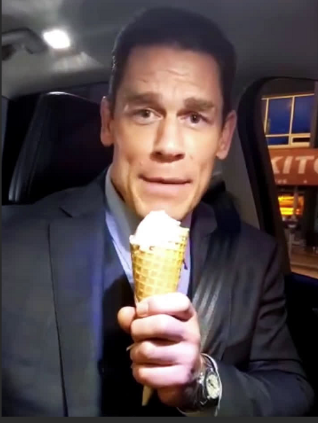
#> input picture image.png, 318 x 423 px, found by its file name
$ python felzenszwalbs_segmentation.py
#> lines starting #> are read from the running program, lines starting #| are printed output that depends on the picture
# Felzenszwalb’s Segmentation
from skimage.segmentation import felzenszwalb, mark_boundaries
from skimage.color import label2rgb
import numpy as np
from PIL import Image
import matplotlib.pyplot as plt

image = Image.open("image.png").convert("RGB")
image_array = np.array(image)

plt.figure(figsize=(15,15))

# computing the Felzenszwalb's
# Segmentation with sigma = 5 and minimum
# size = 100
image_segments = felzenszwalb(image_array, scale = 2, sigma=5, min_size=100)
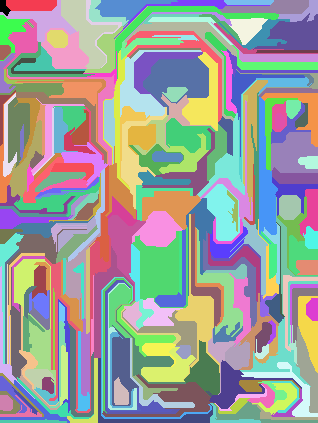
#> image_segments: shape (423, 318) int64; 275 distinct labels, from 0 to 274; one colour per label, 0 black

# Plotting the original image
plt.subplot(1,2,1)
plt.imshow(image_array)

# Marking the boundaries of
# Felzenszwalb's segmentations
plt.subplot(1,2,2)
plt.imshow(mark_boundaries(image_array, image_segments))
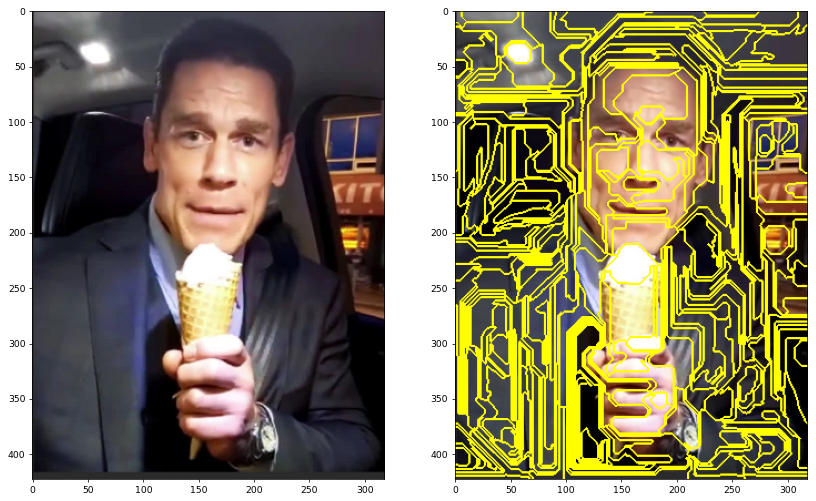
#> figure drawn by matplotlib, 2 panels
